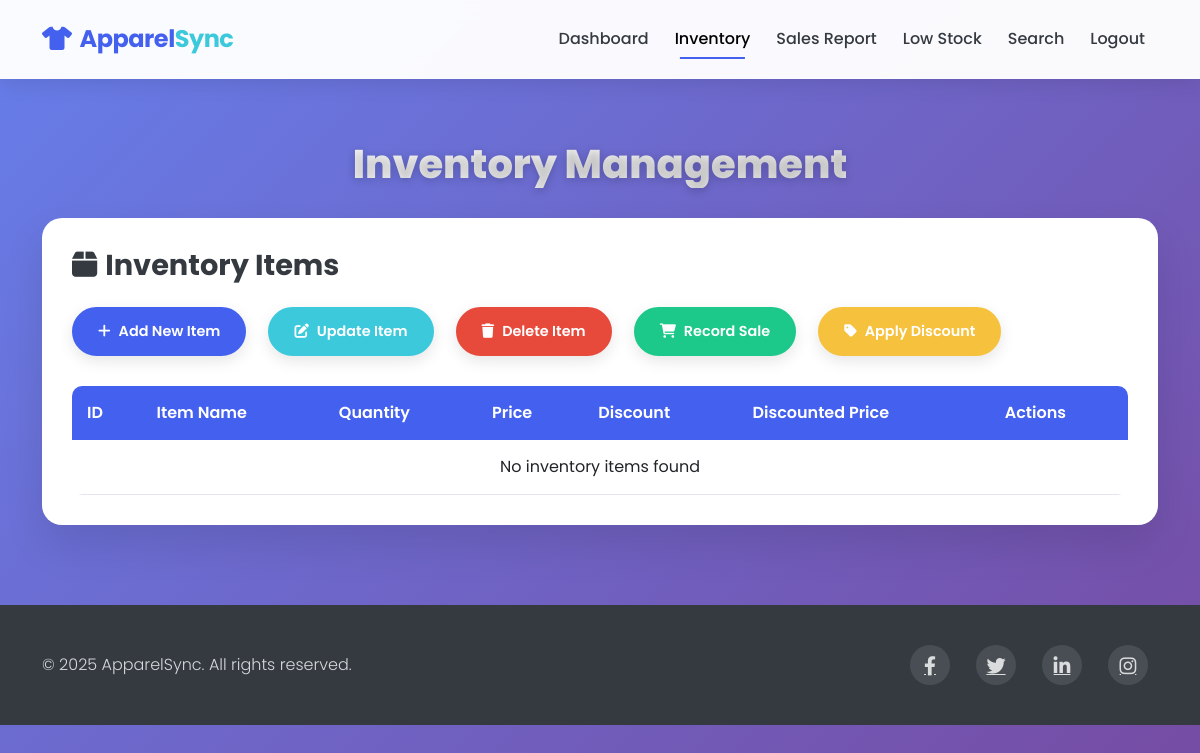
/dashboard/view_inventory (signed in), run on an earlier commit of the app's database.
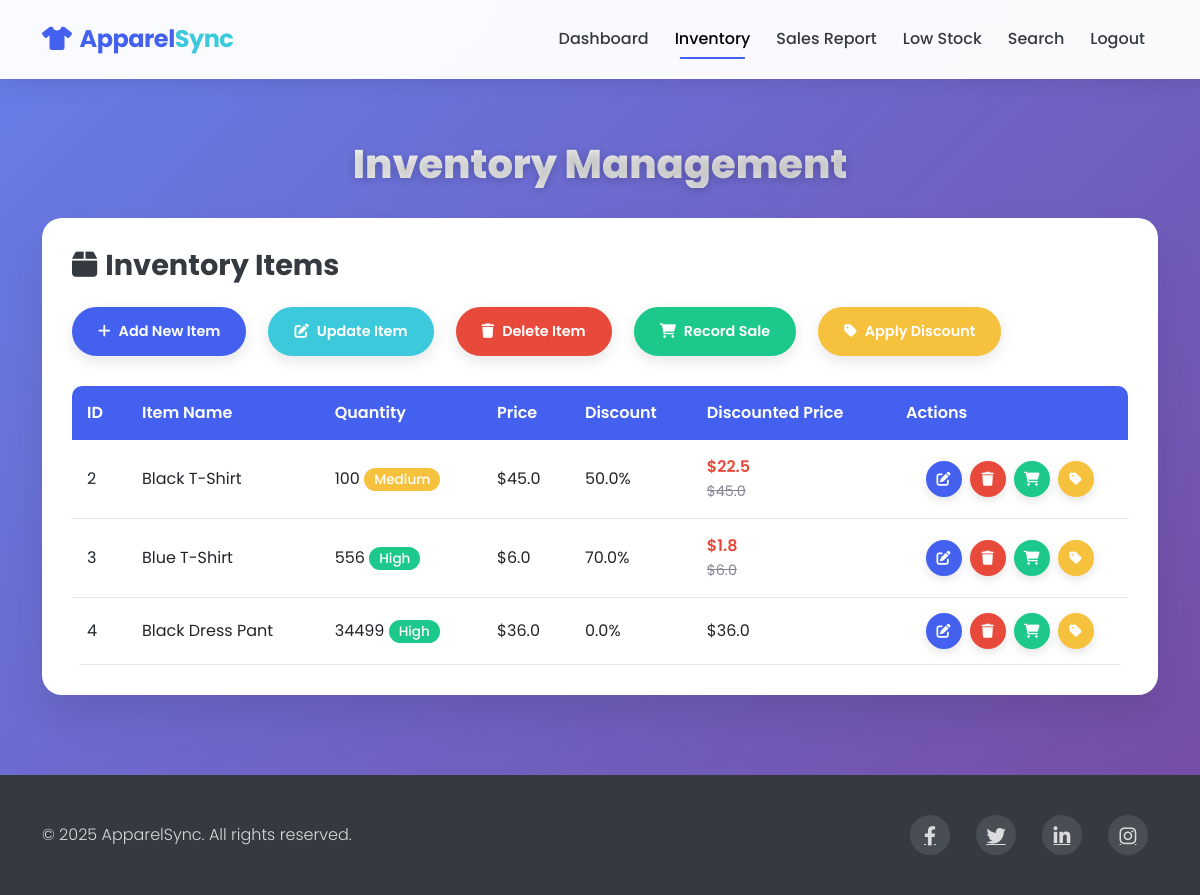
And on a later commit of the database.
### models.py (models this page shows)
class InventoryItem(db.Model):
    id = db.Column(db.Integer, primary_key=True)
    item_name = db.Column(db.String(100), nullable=False)
    quantity = db.Column(db.Integer, nullable=False)
    price = db.Column(db.Float, nullable=False)
    discount = db.Column(db.Float, default=0.0)
    sales = db.relationship('Sale', backref='item', lazy=True)
    low_stock_alerts = db.relationship('LowStock', backref='item', lazy=True)

### routes.py (the view)
@app.route('/dashboard/view_inventory', methods=['GET'])
@login_required
def view_inventory():
    inventory = InventoryItem.query.all()
    return render_template('view_inventory.html', inventory=inventory)

### app.py (called while the page is built)
@login_manager.user_loader
def load_user(user_id):
    return User.query.get(int(user_id))

### templates/view_inventory.html (shortened to what the changed rows need)
<!DOCTYPE html>
<html lang="en">
<head>
    <link href="https://cdn.jsdelivr.net/npm/bootstrap@5.3.0-alpha1/dist/css/bootstrap.min.css" rel="stylesheet">
    <link rel="stylesheet" href="https://cdnjs.cloudflare.com/ajax/libs/font-awesome/6.0.0/css/all.min.css">
</head>
<body>
    <section class="content-section">
        <div class="container">
            <h1 class="page-title">Inventory Management</h1>
            <div class="inventory-card">
                <div class="table-responsive">
                    <table class="inventory-table">
                        <thead>
                            <tr>
                                <th>ID</th>
                                <th>Item Name</th>
                                <th>Quantity</th>
                                <th>Price</th>
                                <th>Discount</th>
                                <th>Discounted Price</th>
                                <th>Actions</th>
                            </tr>
                        </thead>
                        <tbody>
                            {% if inventory %}
                                {% for item in inventory %}
                                    <tr>
                                        <td>{{ item.id }}</td>
                                        <td>{{ item.item_name }}</td>
                                        <td>
                                            {{ item.quantity }}
                                            {% if item.quantity > 100 %}
                                                <span class="badge badge-stock badge-high">High</span>
                                            {% elif item.quantity > 50 %}
                                                <span class="badge badge-stock badge-medium">Medium</span>
                                            {% else %}
                                                <span class="badge badge-stock badge-low">Low</span>
                                            {% endif %}
                                        </td>
                                        <td>${{ item.price | round(2) }}</td>
                                        <td>{{ item.discount | round }}%</td>
                                        <td>
                                            {% if item.discount > 0 %}
                                                <span class="price-discounted">${{ (item.price - (item.price * item.discount / 100)) | round(2) }}</span>
                                                <div><small class="original-price">${{ item.price | round(2) }}</small></div>
                                            {% else %}
                                                ${{ item.price | round(2) }}
                                            {% endif %}
                                        </td>
                                        <td>
                                            <div class="table-action-buttons">
                                                <a href="/dashboard/update_item?id={{ item.id }}" class="table-btn table-btn-primary" title="Edit">
                                                    <i class="fas fa-edit"></i>
                                                </a>
                                                <a href="/dashboard/delete_item?id={{ item.id }}" class="table-btn table-btn-danger" title="Delete">
                                                    <i class="fas fa-trash"></i>
                                                </a>
                                                <a href="/dashboard/add_sales?id={{ item.id }}" class="table-btn table-btn-success" title="Record Sale">
                                                    <i class="fas fa-shopping-cart"></i>
                                                </a>
                                                <a href="/dashboard/apply_discount?id={{ item.id }}" class="table-btn table-btn-warning" title="Apply Discount">
                                                    <i class="fas fa-tag"></i>
                                                </a>
                                            </div>
                                        </td>
                                    </tr>
                                {% endfor %}
                            {% else %}
                                <tr>
                                    <td colspan="7" class="text-center">No inventory items found</td>
                                </tr>
                            {% endif %}
                        </tbody>
                    </table>
                </div>
            </div>
        </div>
    </section>
</body>
</html>

What changed in the data, as far as the page shows it:
added InventoryItem: id "2", item_name "Black T-Shirt", quantity "100", shows "Medium", price "45.0", discount "50.0", (item.price-(item.price*item.discount/100))|round(2) "22.5"
added InventoryItem: id "3", item_name "Blue T-Shirt", quantity "556", shows "High", price "6.0", discount "70.0", (item.price-(item.price*item.discount/100))|round(2) "1.8"
added InventoryItem: id "4", item_name "Black Dress Pant", quantity "34499", shows "High", price "36.0", discount "0.0"
Also different on the page:
text no longer shown: "No inventory items found"
